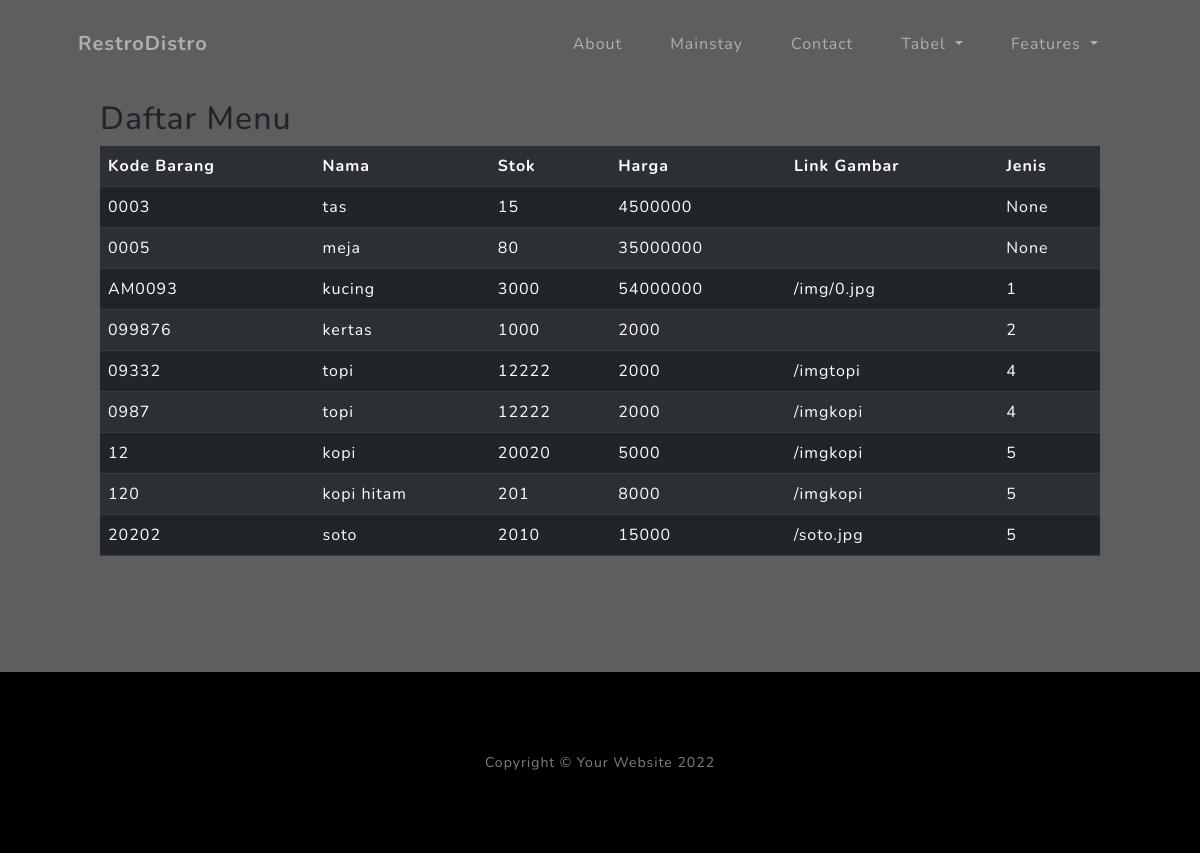
Page /Vmenu/ on the earlier database version.
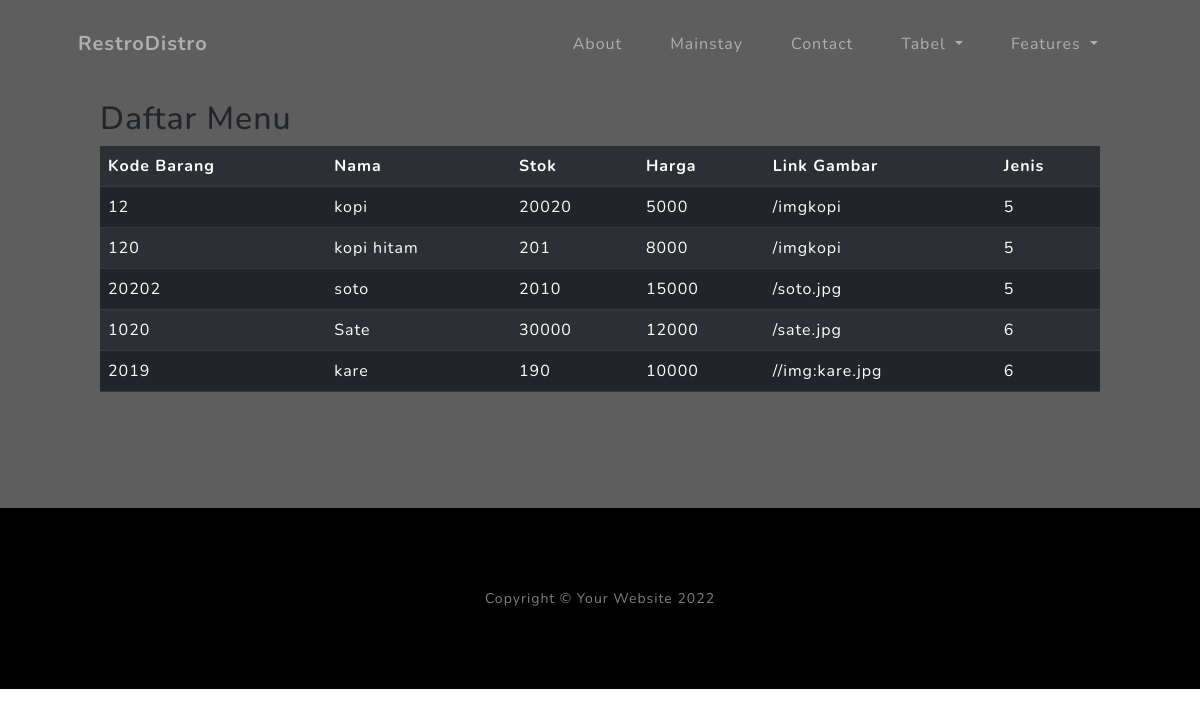
Same page on the later database version.
### Dashboard/models.py (models this page shows, shortened)
class Barang(models.Model):
    kodebrg=models.CharField(max_length=8)
    nama=models.CharField(max_length=50)
    stok=models.IntegerField()
    harga=models.BigIntegerField()
    link_gbr=models.CharField(max_length=150, blank=True)
    waktu_posting=models.DateTimeField(auto_now_add=True)
    jenis_id=models.ForeignKey(Jenis, on_delete=models.CASCADE,null=True)

### Dashboard/views.py (the view)
# urls.py: path('Vmenu/', Menu_View),
def Menu_View(request):
    barangs=Barang.objects.all()
    titelnya="Menu"
    konteks={
        'barangs':barangs,
        'titel':titelnya,
    }
    return render(request,'menu.html',konteks)

### templates/menu.html
{% extends 'index.html' %}
{% load static %}
{% block konten %}
<div class="background">
<h2 class="align-center">Daftar Menu</h2>
<table class="table table-dark table-striped">
    <tr>
        <th>Kode Barang</th>
        <th>Nama</th>
        <th>Stok</th>
        <th>Harga</th>
        <th>Link Gambar</th>
        <th>Jenis</th>
    </tr>
{% for Barang in barangs %}
    <tr>
        <td>{{ Barang.kodebrg }}</td>
        <td>{{ Barang.nama }}</td>
        <td>{{ Barang.stok }}</td>
        <td>{{ Barang.harga }}</td>
        <td>{{ Barang.link_gbr }}</td>
        <td>{{ Barang.jenis_id_id }}</td>
    </tr>
{% endfor %}
</table>
</div>
{% endblock %}

Differences in the rows shown:
removed Barang: kodebrg "0003", nama "tas", stok "15", harga "4500000", jenis_id_id "None"
removed Barang: kodebrg "0005", nama "meja", stok "80", harga "35000000", jenis_id_id "None"
removed Barang: kodebrg "AM0093", nama "kucing", stok "3000", harga "54000000", link_gbr "/img/0.jpg", jenis_id_id "1"
removed Barang: kodebrg "099876", nama "kertas", stok "1000", harga "2000", jenis_id_id "2"
removed Barang: kodebrg "09332", nama "topi", stok "12222", harga "2000", link_gbr "/imgtopi", jenis_id_id "4"
removed Barang: kodebrg "0987", nama "topi", stok "12222", harga "2000", link_gbr "/imgkopi", jenis_id_id "4"
added Barang: kodebrg "1020", nama "Sate", stok "30000", harga "12000", link_gbr "/sate.jpg", jenis_id_id "6"
added Barang: kodebrg "2019", nama "kare", stok "190", harga "10000", link_gbr "//img:kare.jpg", jenis_id_id "6"
